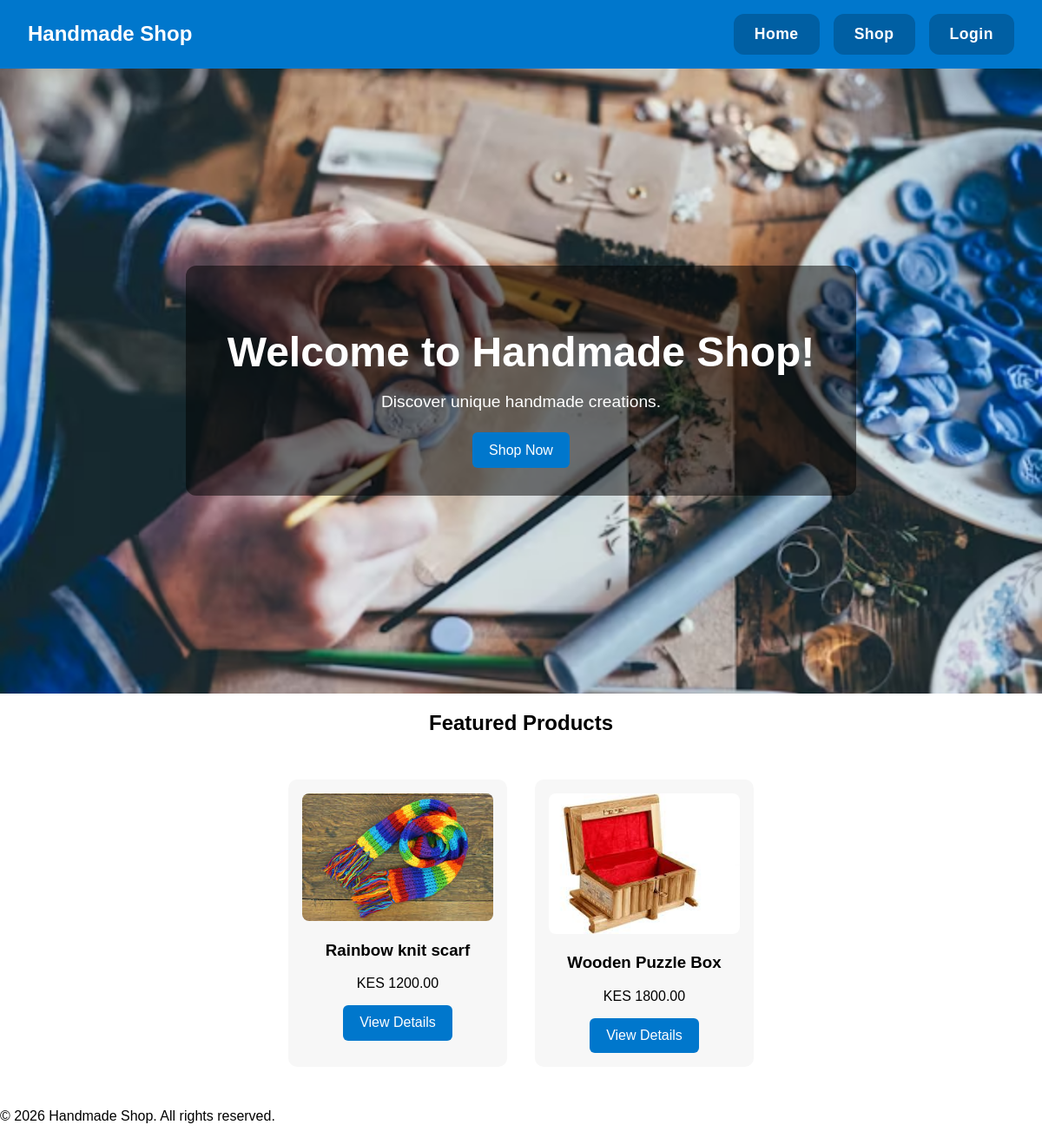
The page / on the database its author committed.
### products/models.py (models this page shows, shortened)
class Product(models.Model):
    name = models.CharField(max_length=200)
    description = models.TextField()
    price = models.DecimalField(max_digits=10, decimal_places=2)
    image = models.ImageField(upload_to='products/')
    is_featured = models.BooleanField(default=False)

### products/views.py (the view)
# urls.py: 2. Add a URL to urlpatterns:  path('', views.home, name='home')
def home(request):
    featured_products = Product.objects.filter(is_featured=True)[:3]
    return render(request, 'products/home.html', {'featured_products': featured_products})

### products/templates/products/home.html
{% extends 'base.html' %}
{% load static %}
{% block content %}
<section class="hero">
    <div class="hero-content">
        <h1>Welcome to Handmade Shop!</h1>
        <p>Discover unique handmade creations.</p>
        <a href="{% url 'shop' %}" class="btn">Shop Now</a>
    </div>
</section>
<section class="featured-products">
    <h2>Featured Products</h2>
    <div class="product-grid">
        {% for product in featured_products %}
        <div class="product-card">
            <img src="{{ product.image.url }}" alt="{{ product.name }}">
            <h3>{{ product.name }}</h3>
            <p>KES {{ product.price }}</p>
            <a href="{% url 'product_detail' product.id %}" class="btn">View Details</a>
        </div>
        {% endfor %}
    </div>
</section>
{% endblock %}

### static/css/style.css (style rules this page uses)
body { font-family: Arial, sans-serif; margin: 0; padding: 0; }
h1, h2, h3 { text-align: center; }
.hero { height: 90vh; background: url("../images/hero.jpg") center/cover no-repeat; display: flex; justify-content: center; align-items: center; text-align: center; color: white; }
.hero-content { background: rgba(0, 0, 0, 0.5); padding: 2rem 3rem; border-radius: 12px; }
.hero h1 { font-size: 3rem; margin-bottom: 1rem; }
.hero p { margin-bottom: 1.5rem; font-size: 1.2rem; }
.btn { display: inline-block; background-color: #0077cc; color: white; padding: 0.7rem 1.2rem; border: none; border-radius: 6px; cursor: pointer; text-decoration: none; }
.product-grid { display: flex; flex-wrap: wrap; justify-content: center; gap: 2rem; padding: 2rem; }
.product-card { background: #f7f7f7; padding: 1rem; border-radius: 10px; text-align: center; width: 220px; }
.product-card img { width: 100%; border-radius: 8px; }

### rows shown on the page
Product: image (picture), name "Rainbow knit scarf", price "1200.00"
Product: image (picture), name "Wooden Puzzle Box", price "1800.00"
